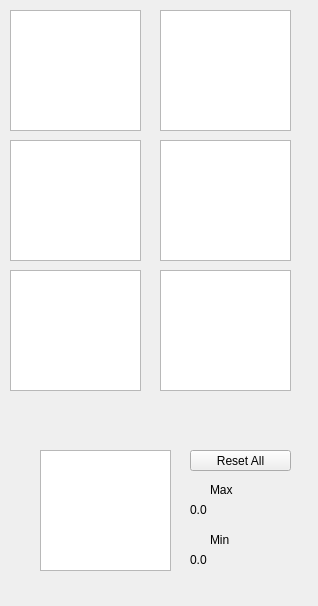
<?xml version="1.0" encoding="UTF-8"?>
<ui version="4.0">
 <class>MainWindow</class>
 <widget class="QMainWindow" name="MainWindow">
  <property name="geometry">
   <rect>
    <x>0</x>
    <y>0</y>
    <width>318</width>
    <height>606</height>
   </rect>
  </property>
  <property name="windowTitle">
   <string>MainWindow</string>
  </property>
  <widget class="QWidget" name="centralwidget">
   <widget class="QLabel" name="coordLabel3_2">
    <property name="geometry">
     <rect>
      <x>210</x>
      <y>480</y>
      <width>41</width>
      <height>20</height>
     </rect>
    </property>
    <property name="text">
     <string>Max</string>
    </property>
   </widget>
   <widget class="QLabel" name="coordLabel3_3">
    <property name="geometry">
     <rect>
      <x>210</x>
      <y>530</y>
      <width>41</width>
      <height>20</height>
     </rect>
    </property>
    <property name="text">
     <string>Min</string>
    </property>
   </widget>
   <widget class="QLabel" name="minLabel">
    <property name="geometry">
     <rect>
      <x>190</x>
      <y>550</y>
      <width>101</width>
      <height>20</height>
     </rect>
    </property>
    <property name="text">
     <string>0.0</string>
    </property>
   </widget>
   <widget class="QLabel" name="maxLabel">
    <property name="geometry">
     <rect>
      <x>190</x>
      <y>500</y>
      <width>101</width>
      <height>20</height>
     </rect>
    </property>
    <property name="text">
     <string>0.0</string>
    </property>
   </widget>
   <widget class="QPushButton" name="pushButton">
    <property name="geometry">
     <rect>
      <x>190</x>
      <y>450</y>
      <width>101</width>
      <height>21</height>
     </rect>
    </property>
    <property name="text">
     <string>Reset All</string>
    </property>
   </widget>
   <widget class="GraphicsView" name="graphicsView_1">
    <property name="geometry">
     <rect>
      <x>10</x>
      <y>10</y>
      <width>131</width>
      <height>121</height>
     </rect>
    </property>
   </widget>
   <widget class="GraphicsView" name="graphicsView_2">
    <property name="geometry">
     <rect>
      <x>160</x>
      <y>10</y>
      <width>131</width>
      <height>121</height>
     </rect>
    </property>
   </widget>
   <widget class="GraphicsView" name="graphicsView_3">
    <property name="geometry">
     <rect>
      <x>10</x>
      <y>140</y>
      <width>131</width>
      <height>121</height>
     </rect>
    </property>
   </widget>
   <widget class="GraphicsView" name="graphicsView_4">
    <property name="geometry">
     <rect>
      <x>160</x>
      <y>140</y>
      <width>131</width>
      <height>121</height>
     </rect>
    </property>
   </widget>
   <widget class="GraphicsView" name="graphicsView">
    <property name="geometry">
     <rect>
      <x>40</x>
      <y>450</y>
      <width>131</width>
      <height>121</height>
     </rect>
    </property>
   </widget>
   <widget class="GraphicsView" name="graphicsView_6">
    <property name="geometry">
     <rect>
      <x>160</x>
      <y>270</y>
      <width>131</width>
      <height>121</height>
     </rect>
    </property>
   </widget>
   <widget class="GraphicsView" name="graphicsView_5">
    <property name="geometry">
     <rect>
      <x>10</x>
      <y>270</y>
      <width>131</width>
      <height>121</height>
     </rect>
    </property>
   </widget>
  </widget>
 </widget>
 <customwidgets>
  <customwidget>
   <class>GraphicsView</class>
   <extends>QGraphicsView</extends>
   <header>pyqtgraph</header>
  </customwidget>
 </customwidgets>
 <resources/>
 <connections/>
</ui>
